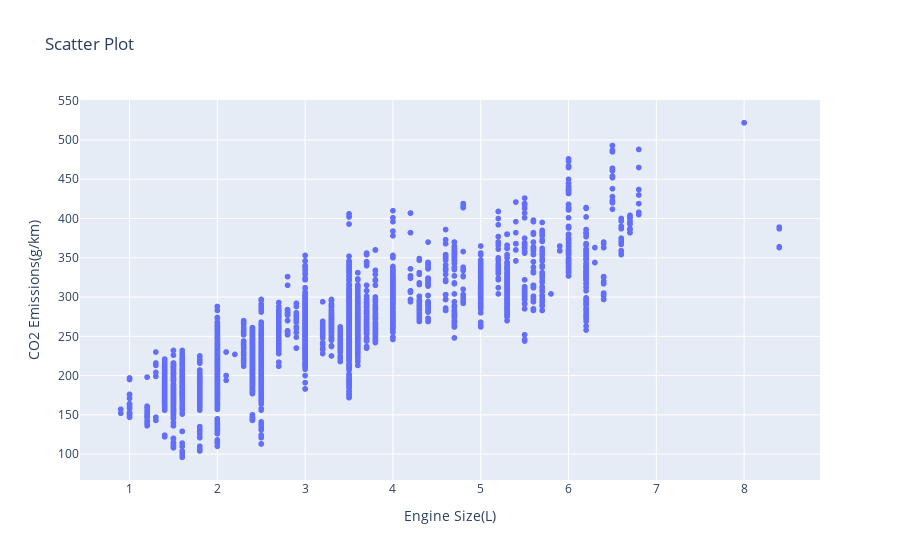

The cell this chart's notebook holds for it:
### Code cell
import plotly.express as px

fig = px.scatter(df, x='Engine Size(L)', y='CO2 Emissions(g/km)', title='Scatter Plot')
fig.show()

### Figure 1 — Plotly figure (JSON) as saved in the notebook; plotly's stock layout.template omitted (floating-point values rounded to 4 significant figures; data arrays with more than 128 entries replaced by an {"elided": "..."} marker saying what was removed)
{"data": [{"hovertemplate": "Engine Size(L)=%{x}<br>CO2 Emissions(g/km)=%{y}<extra></extra>", "legendgroup": "", "marker": {"color": "#636efa", "symbol": "circle"}, "mode": "markers", "name": "", "showlegend": false, "type": "scattergl", "x": {"elided": "6282 float values"}, "xaxis": "x", "y": {"elided": "6282 int values"}, "yaxis": "y"}], "layout": {"legend": {"tracegroupgap": 0}, "title": {"text": "Scatter Plot"}, "xaxis": {"anchor": "y", "domain": [0, 1], "title": {"text": "Engine Size(L)"}}, "yaxis": {"anchor": "x", "domain": [0, 1], "title": {"text": "CO2 Emissions(g/km)"}}}}
